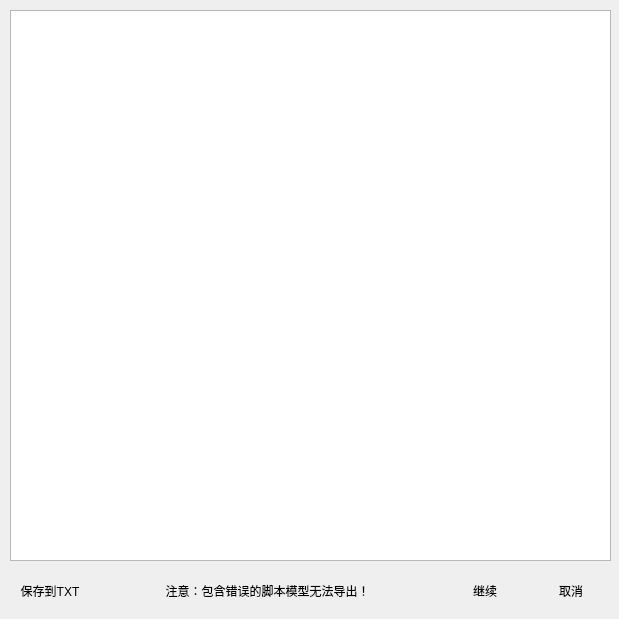
<?xml version="1.0" encoding="UTF-8"?>
<ui version="4.0">
 <class>KismetValidateWindow</class>
 <widget class="QWidget" name="KismetValidateWindow">
  <property name="geometry">
   <rect>
    <x>0</x>
    <y>0</y>
    <width>619</width>
    <height>619</height>
   </rect>
  </property>
  <property name="windowTitle">
   <string>脚本合法性检查</string>
  </property>
  <property name="windowIcon">
   <iconset resource="orion2.qrc">
    <normaloff>:/images/unique32.png</normaloff>:/images/unique32.png</iconset>
  </property>
  <widget class="QWidget" name="layoutWidget">
   <property name="geometry">
    <rect>
     <x>10</x>
     <y>570</y>
     <width>601</width>
     <height>42</height>
    </rect>
   </property>
   <layout class="QHBoxLayout" name="horizontalLayout_2">
    <item>
     <widget class="QPushButton" name="exportpushButton">
      <property name="text">
       <string>保存到TXT</string>
      </property>
      <property name="icon">
       <iconset resource="orion2.qrc">
        <normaloff>:/images/save.png</normaloff>:/images/save.png</iconset>
      </property>
      <property name="iconSize">
       <size>
        <width>32</width>
        <height>32</height>
       </size>
      </property>
      <property name="flat">
       <bool>true</bool>
      </property>
     </widget>
    </item>
    <item>
     <widget class="QLabel" name="label">
      <property name="sizePolicy">
       <sizepolicy hsizetype="Preferred" vsizetype="Preferred">
        <horstretch>1</horstretch>
        <verstretch>0</verstretch>
       </sizepolicy>
      </property>
      <property name="text">
       <string>注意：包含错误的脚本模型无法导出！</string>
      </property>
      <property name="textFormat">
       <enum>Qt::PlainText</enum>
      </property>
      <property name="scaledContents">
       <bool>false</bool>
      </property>
      <property name="alignment">
       <set>Qt::AlignCenter</set>
      </property>
     </widget>
    </item>
    <item>
     <widget class="QPushButton" name="savepushButton">
      <property name="text">
       <string>继续</string>
      </property>
      <property name="icon">
       <iconset resource="orion2.qrc">
        <normaloff>:/images/ok.png</normaloff>:/images/ok.png</iconset>
      </property>
      <property name="iconSize">
       <size>
        <width>32</width>
        <height>32</height>
       </size>
      </property>
      <property name="flat">
       <bool>true</bool>
      </property>
     </widget>
    </item>
    <item>
     <widget class="QPushButton" name="cancelpushButton">
      <property name="text">
       <string>取消</string>
      </property>
      <property name="icon">
       <iconset resource="orion2.qrc">
        <normaloff>:/images/cancel.png</normaloff>:/images/cancel.png</iconset>
      </property>
      <property name="iconSize">
       <size>
        <width>32</width>
        <height>32</height>
       </size>
      </property>
      <property name="flat">
       <bool>true</bool>
      </property>
     </widget>
    </item>
   </layout>
  </widget>
  <widget class="QWidget" name="layoutWidget">
   <property name="geometry">
    <rect>
     <x>10</x>
     <y>10</y>
     <width>601</width>
     <height>551</height>
    </rect>
   </property>
   <layout class="QVBoxLayout" name="verticalLayout">
    <item>
     <widget class="QListWidget" name="errorlistWidget">
      <property name="editTriggers">
       <set>QAbstractItemView::NoEditTriggers</set>
      </property>
      <property name="iconSize">
       <size>
        <width>16</width>
        <height>16</height>
       </size>
      </property>
     </widget>
    </item>
   </layout>
  </widget>
 </widget>
 <resources>
  <include location="orion2.qrc"/>
 </resources>
 <connections/>
</ui>
